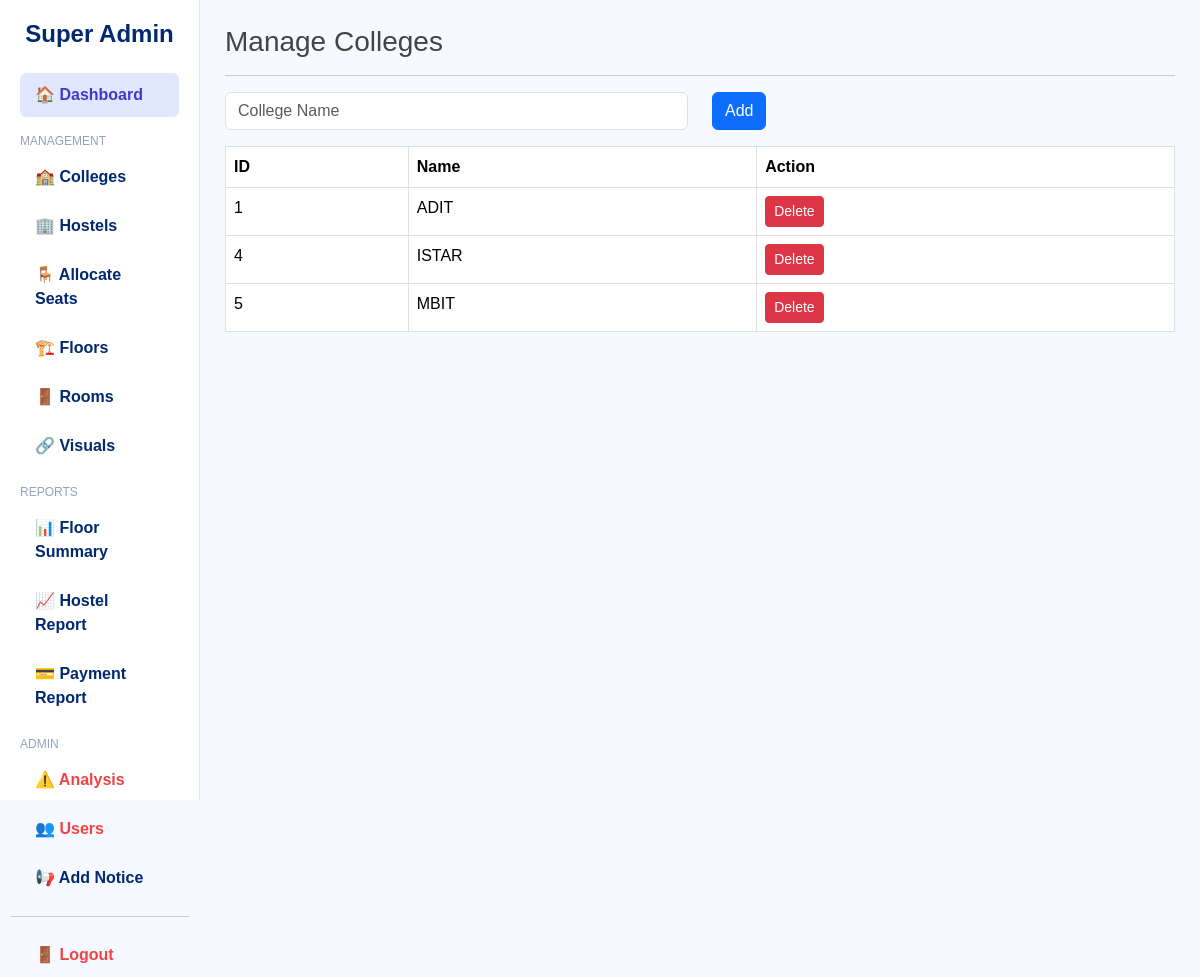
The page /superadmin/manage_colleges.php (signed in) on the database its author committed.
### tables this page shows
CREATE TABLE colleges (
    id INT AUTO_INCREMENT PRIMARY KEY,
    name VARCHAR(100) NOT NULL
);

### superadmin/manage_colleges.php (the view, shortened to what this page needs)
<?php
include("../config/config.php");
$colleges = mysqli_query($conn, "SELECT * FROM colleges");
?>
<!DOCTYPE html>
<html>
<head>
    <link href="https://cdn.jsdelivr.net/npm/bootstrap@5.3.2/dist/css/bootstrap.min.css" rel="stylesheet">
    <link rel="stylesheet" href="superadmin.css">
</head>
<body>
<div class="container-fluid">
<div class="row">
<?php include("sidebar.php"); ?>
<div class="col-md-10 content">
    <h3>Manage Colleges</h3>
    <hr>
    <form method="POST" class="mb-3">
        <div class="row">
            <div class="col-md-6">
                <input type="text" name="name" class="form-control" placeholder="College Name" required>
            </div>
            <div class="col-md-2">
                <button type="submit" name="add" class="btn btn-primary">Add</button>
            </div>
        </div>
    </form>
    <table class="table table-bordered">
        <tr>
            <th>ID</th>
            <th>Name</th>
            <th>Action</th>
        </tr>
        <?php while($row = mysqli_fetch_assoc($colleges)) { ?>
        <tr>
            <td><?php echo $row['id']; ?></td>
            <td><?php echo $row['name']; ?></td>
            <td>
                <a href="?delete=<?php echo $row['id']; ?>" class="btn btn-danger btn-sm">Delete</a>
            </td>
        </tr>
        <?php } ?>
    </table>
</div>
</div>
</div>
</body>
</html>

### superadmin/superadmin.css (style rules this page uses)
body { background:#f6f9ff; font-family:"Nunito", sans-serif; color:#444; }
.content { padding:25px; }

### rows shown on the page
colleges: id "1", name "ADIT"
colleges: id "4", name "ISTAR"
colleges: id "5", name "MBIT"
